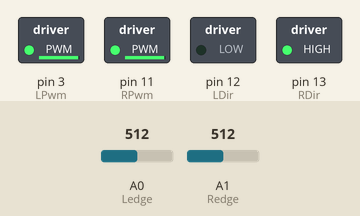
This sketch was run on a simulated Arduino Uno, built with avr-gcc and run on an emulated ATmega328P. Shown: switched loads named in the sketch (green lamp = pin HIGH). The inputs (shaded band) are chosen by the test bench; at power-on: A0 (Ledge) = 512, A1 (Redge) = 512.

Above: at 1.2 s.
1.3 s: A0 (Ledge) set to 109
2.8 s: A0 (Ledge) set to 93
At 4.0 s:
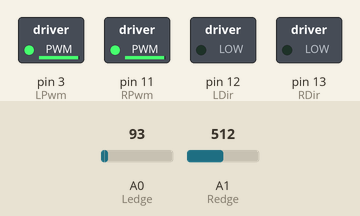
4.3 s: A1 (Redge) set to 105
5.8 s: A1 (Redge) set to 94
At 6.3 s:
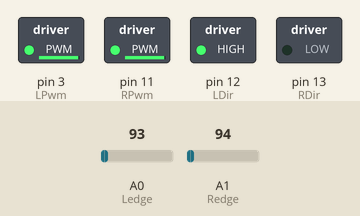
7.3 s: A0 (Ledge) set to 110
At 8.5 s:
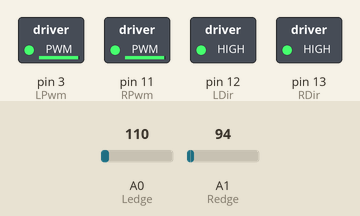
8.8 s: A0 (Ledge) set to 90
At 9.8 s:
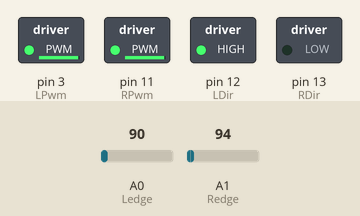
Timing chart, 0 to 11.3 s (numbered marks = the images above; inputs shaded):
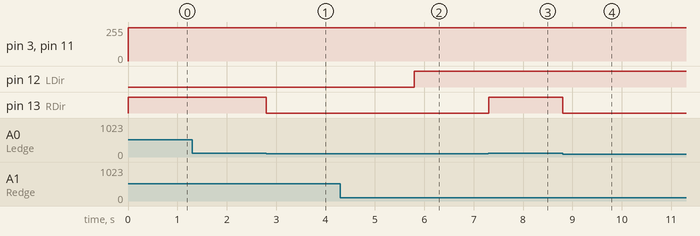

The sketch:

cizgi_takip.ino
```cpp
//MOTOR Kontrol
int RPwm = 11;//sağ motorun hızı
int RDir = 13;//sağ motorun yönü
int LPwm = 3;//sol motorun hızı
int LDir = 12;//sol motorun yönü

//EDGE & CONTRAST SENSORS
int Redge = A1;
int Ledge = A0;

void Set_Motor (float Lval, float Rval){
  Lval = Lval*2.5;
  Rval = Rval*2.5;

  if (Lval >=0) {
      analogWrite(LPwm, Lval);
      digitalWrite(LDir, LOW);
      } else {
      Lval=abs(Lval);
      digitalWrite(LDir, HIGH);
      analogWrite(LPwm, Lval);
      }
   if (Rval >=0) {
      analogWrite(RPwm, Rval);
      digitalWrite(RDir, HIGH);
      } else {
      Rval=abs(Rval);
      digitalWrite(RDir, LOW);
      analogWrite(RPwm, Rval);
      }
}

void setup() {
pinMode(RPwm, OUTPUT);  // 4 tane kanal çıktı olarak atandı
pinMode(RDir, OUTPUT);
pinMode(LPwm, OUTPUT);
pinMode(LDir, OUTPUT);
}

void loop() {
 Start:
 if(analogRead(Ledge)>100 &&analogRead(Redge)>100){//Sol ve sağ sensör siyah zeminde olduğu için motorun düz gitmesi istenir.
    Set_Motor(100,100);
 }
 if(analogRead(Ledge)<100&&analogRead(Redge)>100){//Sol sensör beyaz zeminde, sağ sensör siyah zeminde olduğu için motorun sağa gitmesi istenir.
    Set_Motor(100,-100);
 }
 if(analogRead(Ledge)>100&&analogRead(Redge)<100){//Sol sensör siyah zeminde, sağ sensör beyaz zeminde olduğu için motorun sola gitmesi istenir.
    Set_Motor(-100,100);
 }
 if(analogRead(Ledge)<100&&analogRead(Redge)<100){//Sol ve sağ sensör beyaz zeminde olduğu için motorun geri gitmesi istenir.
    Set_Motor(-100,-100);
 }
 goto Start;
}
```

Measured:
- the behaviour switches between 100 and 99 on A0 (Ledge) (found by bisection; images 0 and 1)
- the behaviour switches between 100 and 99 on A1 (Redge) (found by bisection; images 1 and 2)
- after the input at 1.3 s, every drawn part: stays the same
- after the input at 2.8 s, pin 13 (RDir): HIGH → LOW at once
- after the input at 4.3 s, every drawn part: stays the same
- after the input at 5.8 s, pin 12 (LDir): LOW → HIGH at once
- after the input at 7.3 s, pin 13 (RDir): LOW → HIGH at once
- after the input at 8.8 s, pin 13 (RDir): HIGH → LOW at once
